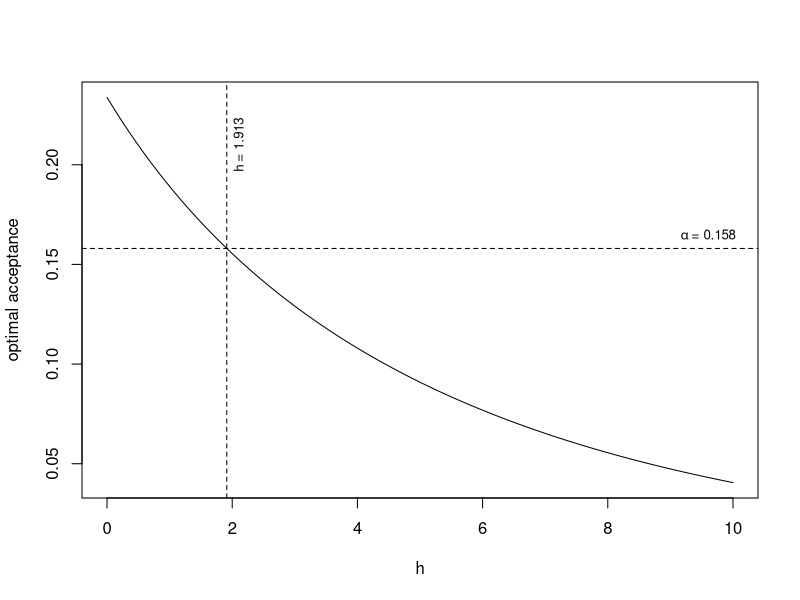

Generate this figure with R:
#################################################################
## Finding AOAR and optimal variance for Bedard's acceptance 
## probability corresponding to different values of h. 
#################################################################

set.seed(1)

theta <- seq(0, 10, length.out = 1e4) #reparameterize l as theta where theta = (l^2)*I
h <- seq(0, 10, length.out = 1e4)
lhat <- numeric(length(h))
aoar <- numeric(length(h))

## Finding optimal values for each h.
for(i in 1:length(h)){
  q <- -sqrt(h[i] + theta)/2  
  y <- theta*2*pnorm(q)
  t <- theta[which.max(y)]
  lhat[i] <- sqrt(t)
  aoar[i] <- 2*pnorm(-sqrt(h[i] + t)/2)    
}


########### Exporting values
bedard <- list(h, lhat, aoar)
save(bedard, file = "bedard.result")

########### Plotting optimal acceptance
#pdf("bedard.pdf", width = 6, height = 6)
plot(h, aoar, type = "l", xlab = expression(h), ylab = "optimal acceptance")
abline(h = 0.158, lty = 2)
abline(v = 1.913, lty = 2)
text(x = 2.1, y = 0.21, labels = expression(h ~ "= 1.913"), srt = 90, cex = 0.8)
text(x = 9.6, y = 0.165, labels = expression(alpha ~ "= 0.158"), cex = 0.8)
#dev.off()
